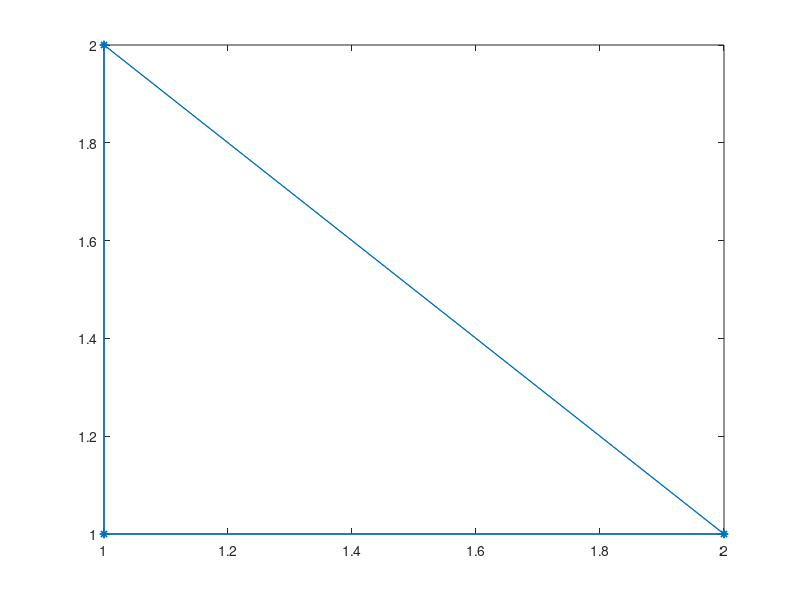
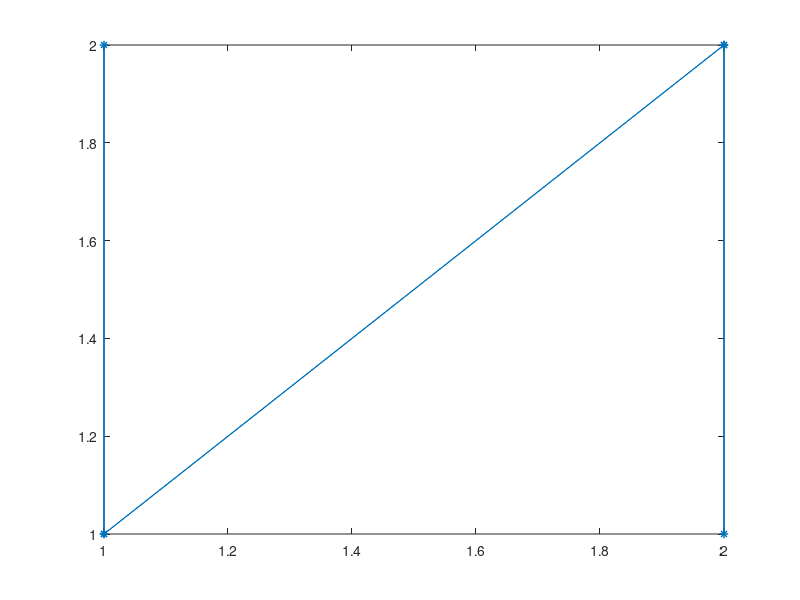
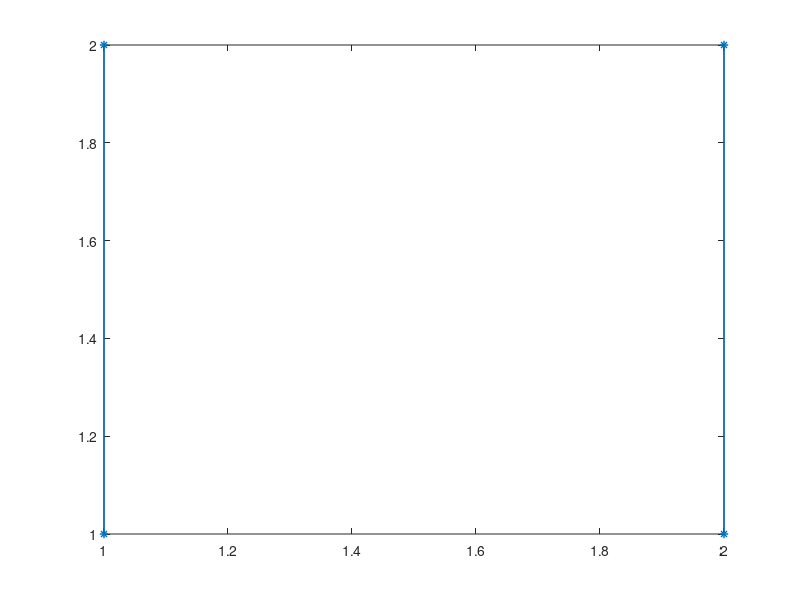
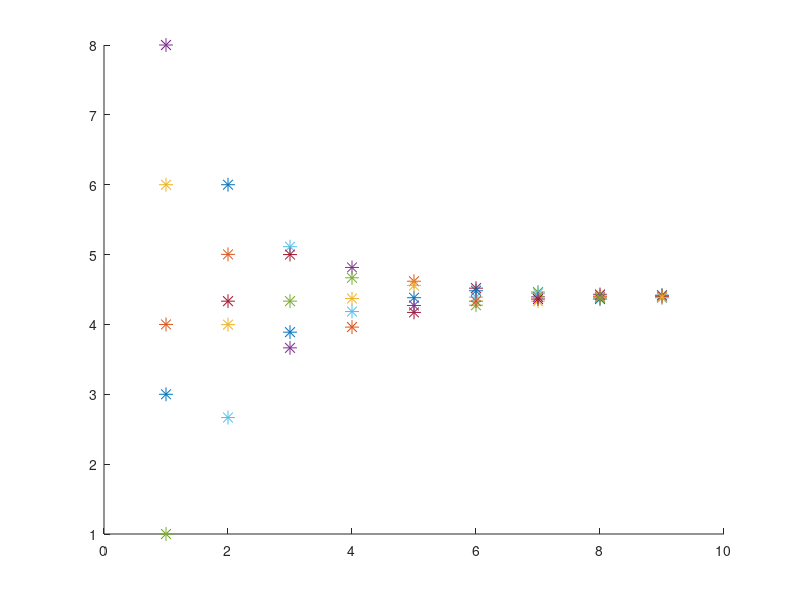

MATLAB code for these plots, in order:
%%%%%%%%%%%%%%%%%%%%%%%%%%%%%%%
%Homework 1
clc

A1 = [0,1,1,0;
    1,0,1,0;
    1,1,0,0;
    0,0,0,0]

A2 = [0,1,0,1;
    1,0,0,0;
    0,0,0,1;
    1,0,1,0]

A3 = [0,1,0,0;
    1,0,0,0;
    0,0,0,1;
    0,0,1,0]

coords = [1,1;
    1,2;
    2,1;
    2,2]

gplot(A1,coords,'-*')
figure
gplot(A2,coords,'-*')
figure
gplot(A3,coords,'-*')


%% 
%%%%%%%%%%%%%%%%%%%%%%%%%%%%%%%%%%%%%%%%%
%Homework 2  First part (1D CONVERGANCE)
clc

x = zeros(5,10)
x(:,1) = [3;
    4;
    6;
    8;
    1]

figure
hold on

for i=1:9
    for j=1:5
        plot(i,(x(j,i)),'-*','MarkerSize', 10)
    end

    a = x(1,i)
    b = x(2,i)
    c = x(3,i)
    d = x(4,i)
    e = x(5,i)

    u = [b+e-2*a;
        a+c-2*b;
        b+d-2*c;
        c+e-2*d;
        a+d-2*e]
    u = 0.333*u

    x(:,i+1) = x(:,i)+u
end

%% 
%%%%%%%%%%%%%%%%%%%%%%%%%%%%%%%%%%%%%%%%%
%Homework 2  Second part (2D CONVERGANCE)
clc

x = zeros(5,20)
x(:,1) = [-2;
    -4;
    1;
    7;
    5]

y = zeros(5,20)
y(:,1) = [-5;
    2;
    6;
    0;
    -6]

figure
hold on

for i=1:19
    for j=1:5
        plot((x(j,i)),y(j,i),'-*','MarkerSize', 10, 'Color', [0.05*i 0.005*i 0.009*i])
    end

    ax = x(1,i)
    bx = x(2,i)
    cx = x(3,i)
    dx = x(4,i)
    ex = x(5,i)

    ux = [bx+ex-2*ax;
        ax+cx-2*bx;
        bx+dx-2*cx;
        cx+ex-2*dx;
        ax+dx-2*ex]
    ux = 0.2*ux

    ay = y(1,i)
    by = y(2,i)
    cy = y(3,i)
    dy = y(4,i)
    ey = y(5,i)

    uy = [by+ey-2*ay;
        ay+cy-2*by;
        by+dy-2*cy;
        cy+ey-2*dy;
        ay+dy-2*ey]
    uy = 0.2*uy

    x(:,i+1) = x(:,i)+ux
    y(:,i+1) = y(:,i)+uy
end

%% 
%%%%%%%%%%%%%%%%%%%%%%%%%%%%%%%%%%%%%%%%%
%Homework 2 Third part Different Sigma Values
clc

sigma = 0.2
kmax = 50

x = zeros(5,kmax)
x(:,1) = [-5;
    -2;
    -7;
    1;
    11]

figure
hold on

for i=1:(kmax-1)
    for j=1:5
        plot(i,(x(j,i)),'-*','MarkerSize', 10)
    end

    a = x(1,i)
    b = x(2,i)
    c = x(3,i)
    d = x(4,i)
    e = x(5,i)

    u = [b+e-2*a;
        a+c-2*b;
        b+d-2*c;
        c+e-2*d;
        a+d-2*e]
    u = u*sigma

    x(:,i+1) = x(:,i)+u
end